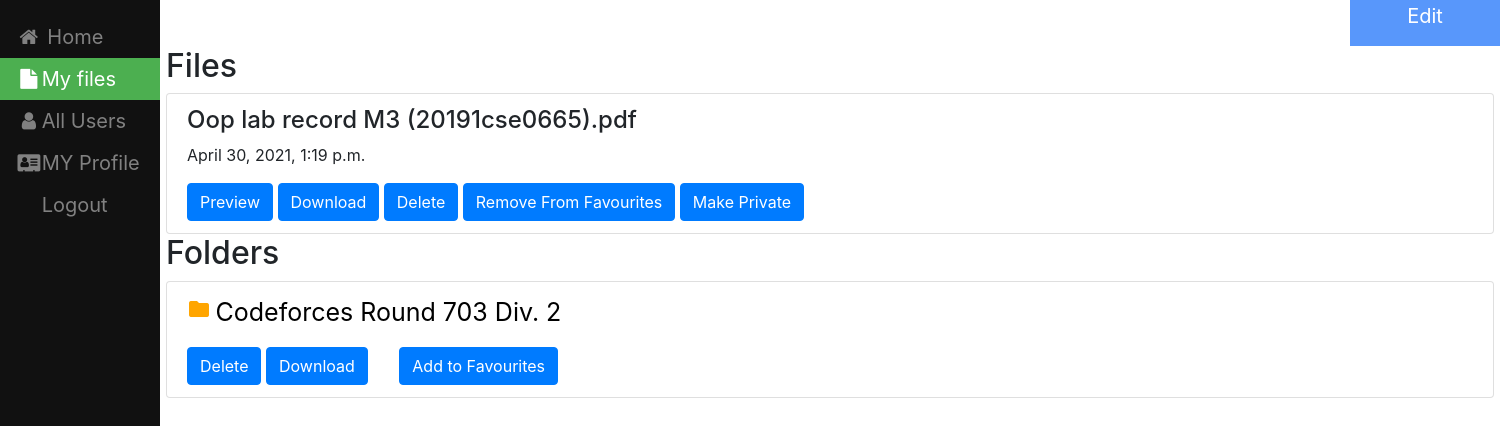
Screenshot of /My_Files (signed in) with the database file from the repository.
### filesharing/models.py (models this page shows, shortened)
class File(models.Model):
    name = models.CharField(max_length=100,null=True,blank=True)
    file=models.FileField(upload_to=user_directory_path);
    created_on = models.DateTimeField(auto_now_add=True)
    user = models.ForeignKey(User,on_delete=models.CASCADE, default=None)
    folder=models.ForeignKey(Folder,null=True,on_delete=models.CASCADE,blank=True)
    isprivate = models.BooleanField(default=False)

class Folder(models.Model):
    name=models.CharField(max_length=100,null=True,blank=True)
    user=models.ForeignKey(User,on_delete=models.CASCADE, default=None)
    linkedfolder=models.ForeignKey("self",null=True,on_delete=models.CASCADE,blank=True)
    def __str__(self):
        return  self.name

### filesharing/views.py (the view)
# urls.py: path('My_Files',views.My_Files,name='My_Files'),
def My_Files(request):
    user = request.user
    all_files = File.objects.filter(user=user)
    all_folders = Folder.objects.filter(user=user)
    top_folder = all_folders.filter(linkedfolder__isnull=True)
    top_file = all_files.filter(folder__isnull=True)
    f = fav.objects.filter(user=request.user)
    files = f
    fi = set(())
    fold = set(())
    for i in range(len(files)):
        if files[i].sfile:
            fi.add(files[i].sfile.id)
        elif files[i].sfolder:
            fold.add(files[i].sfolder.id)
    favfiles = []
    notfavfiles = []
    favfolders = []
    notfavfolders = []
    for i in range(len(top_file)):
        if top_file[i].id in fi:
            favfiles.append(top_file[i])
        else:
            notfavfiles.append(top_file[i])
    for i in range(len(top_folder)):
        if top_folder[i].id in fold:
            favfolders.append(top_folder[i])
        else:
            notfavfolders.append(top_folder[i])
    context = {'all_files': favfiles, 'notfav':notfavfiles,'all_folders': favfolders,'notfavfolders':notfavfolders}
    return render(request, 'filesharing/MY_Files.html', context)

### templates/filesharing/MY_Files.html (shortened to what this page needs)
{% load static %}
<!DOCTYPE html>
<html lang="en" dir="ltr">
  <head>
    <link rel="stylesheet" type="text/css" href="{%  static "css/styles.css" %}"/>
    <link rel="stylesheet" href="https://cdnjs.cloudflare.com/ajax/libs/font-awesome/4.7.0/css/font-awesome.min.css">
    <link rel="stylesheet" href="https://maxcdn.bootstrapcdn.com/bootstrap/4.0.0/css/bootstrap.min.css">
  </head>
<body>
<div class="sidebar">
  <a href="home1"><i class="fa fa-fw fa-home"></i> Home</a>
  <a class="active" href="My_Files"><i class="fa fa-fw fa-file"></i>My files</a>
  <a href="allusers"><i class="fa fa-fw fa-user"></i>All Users</a>
  <a href="createdprofile"><i class="fa fa-fw fa-address-card"></i>MY Profile</a>
  <a href="logout">Logout</a>
 </div>
<div class="dropdown">
  <button class="dropbtn">Edit </button>
</div>
<div class="content">
  <div class="list-group">
    {%  if notfav or all_files  %}
  <h2> Files</h2>
  {% endif %}
  {% for file in all_files %}
        <div class="list-group">
             <div class="list-group-item">
                 <h4 class="list-group-item-text">{{ file.name}}</h4>
                  <p class="list-group-item-text">{{ file.created_on}}</p>
                <td> <a class="list-group-item-text" href="{{ file.file.url }}" target="_blank"><button type="button" class="btn btn-primary">Preview</button> </a> </td>
                 <a class="list-group-item-text" href="{{ file.file.url }}" target="_blank" download><button type="button" class="btn btn-primary">Download</button></a>
               <a class="list-group-item-text" href="{% url 'filesharing:delete' file.pk %}" ><button type="button" class="btn btn-primary">Delete</button></a>
                 <a class="list-group-item-text" href="{% url 'filesharing:removestay' file.pk  %}" ><button type="button" class="btn btn-primary">Remove From Favourites</button></a>
                 {% if file.isprivate %}
                    <a class="list-group-item-text" href="{% url 'filesharing:makepublic' file.pk %}" ><button type="button" class="btn btn-primary">Make Public</button></a>
                 {% else %}
                     <a class="list-group-item-text" href="{% url 'filesharing:makeprivate' file.pk %}" ><button type="button" class="btn btn-primary">Make Private</button></a>
                  {% endif %}
             </div>
        </div>
 {% endfor %}
 </div>
 <div class="list-group">
 {% if all_folders or notfavfolders %}
 <h2> Folders</h2>
{% endif %}
 </div>
 <div class="list-group">
{% for f in notfavfolders %}
        <div class="list-group">
             <div class="list-group-item">
                   <i class="material-icons"  style="color: orange" >
                 </i>
                 <a  style="font-size:25px;color:black" href="{% url 'filesharing:user-linked-files' f.id %}" > {{ f }} </a> <br>
                      <a  class="list-group-item-text"  href="{% url 'filesharing:folder-delete' f.id %}" ><button type="button" class="btn btn-primary">Delete</button></a>
                 <a class="list-group-item-text" href="{% url 'filesharing:download_folder' f.id %}" target="_blank" download><button type="button" class="btn btn-primary">Download</button></a>&nbsp;&nbsp;&nbsp;&nbsp;&nbsp;&nbsp;
                 <a class="list-group-item-text" href="{% url 'filesharing:starredfolder' f.id %}" ><button type="button" class="btn btn-primary">Add to Favourites</button></a>
          </div>
        </div>
 {% endfor %}
 </div>
</div>
</body>
</html>

### static/css/styles.css (style rules this page uses)
.sidebar { height: 100%; width: 160px; position: fixed; z-index: 1; top: 0; left: 0; background-color: #111; overflow-x: hidden; padding-top: 16px; }
.sidebar a { padding: 6px 8px 6px 16px; text-decoration: none; font-size: 20px; color: #818181; display: block; }
.sidebar a.active { background-color: #4CAF50; color: white; }
div.content { margin-left: 150px; padding: 1px 16px; height: 2000px; }

### templates/filesharing/MY_Files.html (style rules this page uses)
.dropbtn { margin-left: 1350px; background-color: #5897fb ; color: white; width: 150px; padding-bottom: 15px; font-size: 20px; text-align:center; border: none; }
.dropdown { position: relative; display: inline-block; }

### rows the page displays
File: name "Oop lab record M3 (20191cse0665).pdf", created_on "April 30, 2021, 1:19 p.m.", isprivate "Make Private"
Folder: name "Codeforces Round 703 Div. 2"
